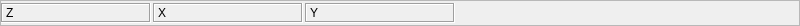
<?xml version="1.0" encoding="UTF-8"?>
<ui version="4.0">
 <class>ICAxisRunningStatusFrame</class>
 <widget class="QFrame" name="ICAxisRunningStatusFrame">
  <property name="geometry">
   <rect>
    <x>0</x>
    <y>0</y>
    <width>800</width>
    <height>26</height>
   </rect>
  </property>
  <property name="windowTitle">
   <string>Frame</string>
  </property>
  <property name="styleSheet">
   <string notr="true">ICAxisPositionLabel
{
border-radius: 6px; 
border: 3px solid #abc;
}</string>
  </property>
  <property name="frameShape">
   <enum>QFrame::StyledPanel</enum>
  </property>
  <property name="frameShadow">
   <enum>QFrame::Plain</enum>
  </property>
  <layout class="QHBoxLayout" name="axisHorizontalLayout">
   <property name="spacing">
    <number>2</number>
   </property>
   <property name="margin">
    <number>0</number>
   </property>
   <item>
    <widget class="ICAxisPositionLabel" name="zAxisPositionLabel">
     <property name="minimumSize">
      <size>
       <width>150</width>
       <height>20</height>
      </size>
     </property>
     <property name="maximumSize">
      <size>
       <width>150</width>
       <height>20</height>
      </size>
     </property>
     <property name="styleSheet">
      <string notr="true"/>
     </property>
     <property name="frameShape">
      <enum>QFrame::Box</enum>
     </property>
     <property name="frameShadow">
      <enum>QFrame::Sunken</enum>
     </property>
     <property name="text">
      <string>Z</string>
     </property>
    </widget>
   </item>
   <item>
    <widget class="ICAxisPositionLabel" name="xAxisPositionLabel">
     <property name="minimumSize">
      <size>
       <width>150</width>
       <height>20</height>
      </size>
     </property>
     <property name="maximumSize">
      <size>
       <width>150</width>
       <height>20</height>
      </size>
     </property>
     <property name="styleSheet">
      <string notr="true"/>
     </property>
     <property name="frameShape">
      <enum>QFrame::Box</enum>
     </property>
     <property name="frameShadow">
      <enum>QFrame::Sunken</enum>
     </property>
     <property name="text">
      <string>X</string>
     </property>
    </widget>
   </item>
   <item>
    <widget class="ICAxisPositionLabel" name="yAxisPositionLabel">
     <property name="minimumSize">
      <size>
       <width>150</width>
       <height>20</height>
      </size>
     </property>
     <property name="maximumSize">
      <size>
       <width>150</width>
       <height>20</height>
      </size>
     </property>
     <property name="styleSheet">
      <string notr="true"/>
     </property>
     <property name="frameShape">
      <enum>QFrame::Box</enum>
     </property>
     <property name="frameShadow">
      <enum>QFrame::Sunken</enum>
     </property>
     <property name="text">
      <string>Y</string>
     </property>
    </widget>
   </item>
   <item>
    <spacer name="horizontalSpacer">
     <property name="orientation">
      <enum>Qt::Horizontal</enum>
     </property>
     <property name="sizeHint" stdset="0">
      <size>
       <width>40</width>
       <height>20</height>
      </size>
     </property>
    </spacer>
   </item>
  </layout>
 </widget>
 <customwidgets>
  <customwidget>
   <class>ICAxisPositionLabel</class>
   <extends>QLabel</extends>
   <header>icaxispositionlabel.h</header>
  </customwidget>
 </customwidgets>
 <resources/>
 <connections/>
</ui>
